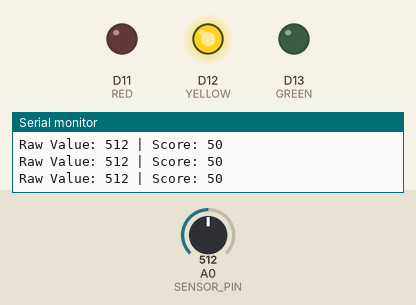
The sketch below on a simulated STM32 Nucleo. Parts: output pins drawn as LEDs (lit = HIGH), the last lines printed to the serial monitor. The inputs (shaded band) are chosen by the test bench; at power-on: A0 (SENSOR_PIN) = 512.

Above: at 2.2 s.
2.3 s: A0 (SENSOR_PIN) set to 314
3.8 s: A0 (SENSOR_PIN) set to 295
At 5.2 s:
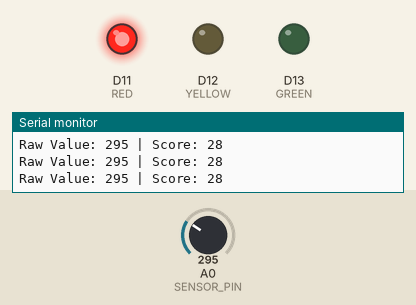
5.5 s: A0 (SENSOR_PIN) set to 900
At 6.5 s:
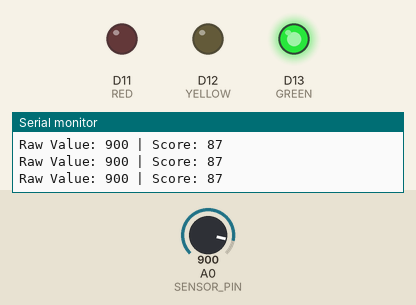
7.0 s: A0 (SENSOR_PIN) set to 725
8.5 s: A0 (SENSOR_PIN) set to 708
At 8.9 s:
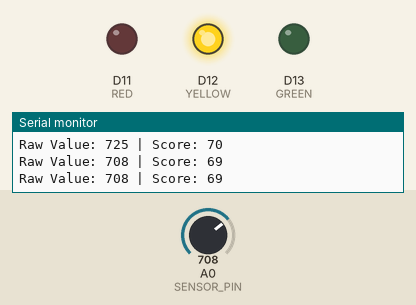
10.0 s: A0 (SENSOR_PIN) set to 1023
At 11.3 s:
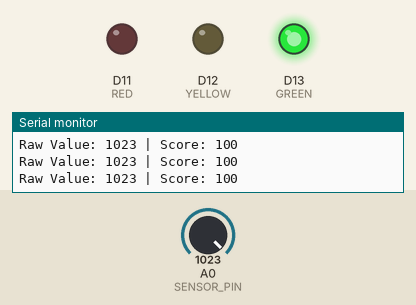
Timing chart, 0 to 12.5 s (numbered marks = the images above; inputs shaded):
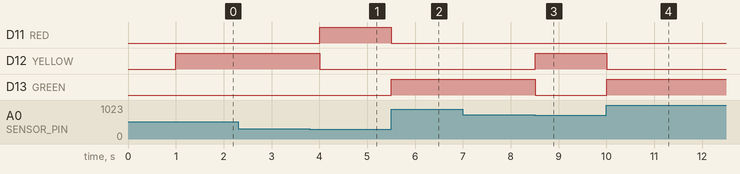

Measured:
- the behaviour switches between 307 and 306 on A0 (SENSOR_PIN) (found by bisection; images 0 and 1)
- the behaviour switches between 717 and 716 on A0 (SENSOR_PIN) (found by bisection; images 2 and 3)
- after the input at 3.8 s, D11 (RED): LOW → HIGH after 0.20 s; D12 (YELLOW): HIGH → LOW after 0.20 s
- after the input at 5.5 s, D11 (RED): HIGH → LOW at once; D13 (GREEN): LOW → HIGH at once
- after the input at 8.5 s, D12 (YELLOW): LOW → HIGH at once; D13 (GREEN): HIGH → LOW at once
- after the input at 10.0 s, D12 (YELLOW): HIGH → LOW at once; D13 (GREEN): LOW → HIGH at once

The sketch:

sketch.ino
```cpp
#define GREEN  PA5
#define YELLOW PA6
#define RED    PA7

#define SENSOR_PIN PA0

void setup() {
  pinMode(GREEN, OUTPUT);
  pinMode(YELLOW, OUTPUT);
  pinMode(RED, OUTPUT);

  Serial.begin(115200);
  delay(1000);
}

void loop() {
  int value = analogRead(SENSOR_PIN);

  // FIXED HERE
  int percentage = (value * 100) / 1023;

  Serial.print("Raw Value: ");
  Serial.print(value);
  Serial.print(" | Score: ");
  Serial.println(percentage);

  digitalWrite(GREEN, LOW);
  digitalWrite(YELLOW, LOW);
  digitalWrite(RED, LOW);

  if (percentage < 30) {
    digitalWrite(RED, HIGH);
  }
  else if (percentage < 70) {
    digitalWrite(YELLOW, HIGH);
  }
  else {
    digitalWrite(GREEN, HIGH);
  }

  delay(300);
}
```
